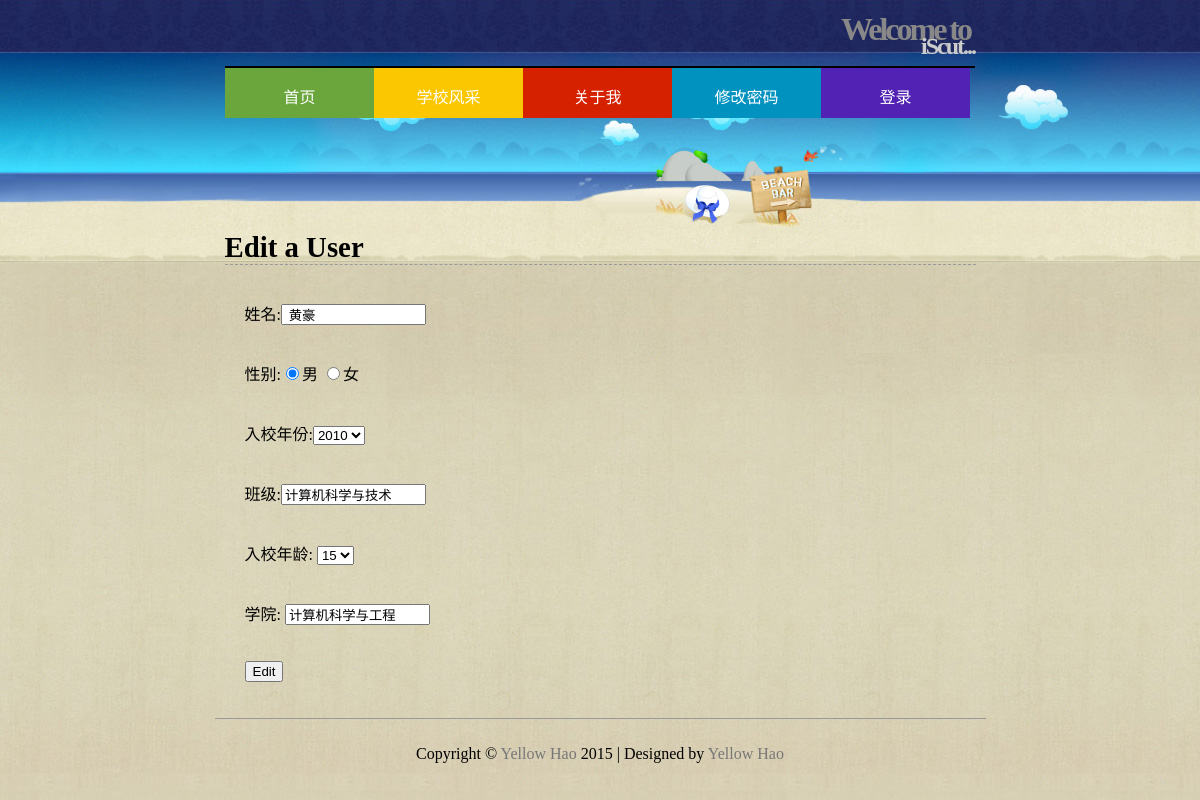
Page /iScut/htdocs/edit_user.php?id=1234567891 on the committed database.
### tables this page shows
CREATE TABLE `student` (
  `s_id` char(10) NOT NULL,
  `s_name` char(30) NOT NULL,
  `gender` enum('男','女') NOT NULL,
  `enter_year` char(4) NOT NULL,
  `s_class` char(50) NOT NULL,
  `pass` char(40) NOT NULL,
  `enter_age` tinyint(2) NOT NULL,
  `dep_name` char(50) NOT NULL DEFAULT '学院'
);

### iScut/htdocs/edit_user.php (the view, shortened to what this page needs)
<?php
echo '<h1>Edit a User</h1>';
if((isset($_GET['id'])) && (is_numeric($_GET['id'])) ){
$id=$_GET['id'];
}
elseif ( (isset($_POST['id'])) && (is_numeric($_POST['id'])) ){
	$id=$_POST['id'];
}else{
	echo '<p class="error">This page has been accessed in error.</p>';
	include("includes/footer.html");
	exit();
}
require_once('../mysqli_connect.php');
$q="select s_name,gender,enter_year,s_class,enter_age,dep_name from student  where s_id=$id";
$r=mysqli_query($dbc,$q);
if(mysqli_num_rows($r)==1)
{
	$row=mysqli_fetch_array($r,MYSQLI_ASSOC);
	echo '<form action="edit_user.php" method="post">
		<p>姓名:<input type="text" name="name"  size="15" maxlength="30"
		value=" '.$row['s_name'].'"/></p>
	    <p>性别:<input type="radio" name="gender" value="男"';
	if($row['gender']=='男') echo 'checked ="checked"';
	echo '/>男
		<input type="radio" name="gender" value="女"';
	if($row['gender']=='女') echo 'checked="checked"';
	echo '/>女</p>
		<p>入校年份:<select name="en_year"
		value="'.$row['enter_year'].'">';
	for($y=2010;$y<=2015;$y++)
		echo "<option value=\"$y\">$y</option>\n";
	echo '</select></p>';
	echo '<p>班级:<input type="text" name="class" size="15"
		maxlength="15" value="'.$row['s_class'].'"> </p>';
	echo '<p>入校年龄: <select name="en_age" value="'.$row['enter_age'].'">';
	for($a=15; $a <= 50; $a++)
		echo "<option value=\"$a\">$a </option>\n";
	echo '</select></p>';
	echo '<p>学院: <input type="text" name="department" size="15"	maxlength="15" value="'.$row['dep_name'].'"></p>';
	echo '<p><input type="submit" name="Submit" value="Edit"></p>
		<input type="hidden" name="submitted" value="TRUE" />
		<input type="hidden" name="id" value="'.$id.'" />
		 </form>';
}else{
	echo '<p class="error">Sorry.This page is accessed in error.</p>';
}
?>

### iScut/htdocs/includes/style.css (style rules this page uses)
a { color:#777; text-decoration:none; }
body { font-family:"Lucida Grande",arial,sans-serif; background:#CDCDCD url(../img/background.jpg) no-repeat fixed top; //background-position-x: 50%; font-family:微软雅黑; }
#header { border-bottom:2px solid #000000; height:60px; margin:0 auto; width:750px; }
#header h1 { color:#888; font-size:200%; letter-spacing:-3px; text-align:right; padding:5px; margin-top:-20px; margin-bottom:-40px; }
#header h2 { color:#CCC; font-size:150%; letter-spacing:-2px; text-align:right; }
#navigation { text-align:center; margin:0 auto; width:750px; position:relative; }
#navigation li { width:149px; height:50px; float:left; color:#191919; text-align:center; overflow:hidden; position:relative; }
#navigation ul { margin:0; padding:0; position:absolute; }
#navigation a { color:#FFF; text-decoration:none; }
#navigation p { padding:0px 5px; }
#navigation .green, .ngreen { background:#6AA63B; }
#navigation .yellow, .nyellow { background:#FBC700; }
#navigation .nred { background:#D52100; }
#navigation .purple,.npurple { background:#5122B4; }
#navigation .blue { background:#0292C0; }
#content { height:auto; margin:0 auto; padding:0 0 20px; width:751px; margin-top:125px; }
#content h1 { border-bottom:1px dashed #999; font-size:1.8em; padding:20px 0 0; margin:0 auto; }
#content p { padding:20px 20px 0; }
#footer { border-top:1px solid #999; height:50px; margin:0 auto; padding:10px; text-align:center; width:751px; }

### rows in the picture
student: name "黄豪", gender "☑", en_year "2010", class "计算机科学与技术", en_age "15", department "计算机科学与工程"
